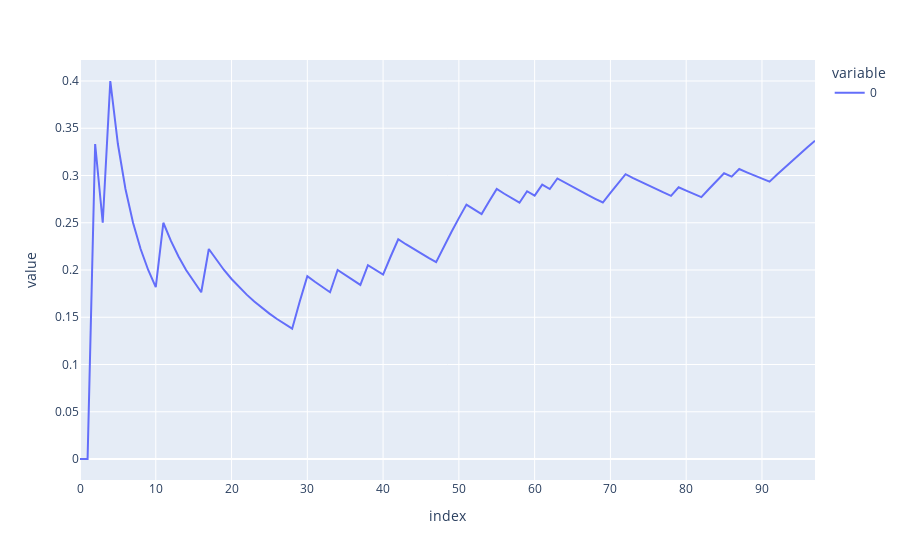

The code cell stored with this chart in its notebook:
### Code cell
px.line((df.Alvo == df.Predictions).astype('int').cumsum()/((df.Alvo == df.Predictions).index + 1))

### Figure 1 — Plotly figure (JSON) as saved in the notebook; plotly's stock layout.template omitted (floating-point values rounded to 4 significant figures)
{"data": [{"hovertemplate": "variable=0<br>index=%{x}<br>value=%{y}<extra></extra>", "legendgroup": "0", "line": {"color": "#636efa", "dash": "solid"}, "marker": {"symbol": "circle"}, "mode": "lines", "name": "0", "orientation": "v", "showlegend": true, "type": "scatter", "x": [0, 1, 2, 3, 4, 5, 6, 7, 8, 9, 10, 11, 12, 13, 14, 15, 16, 17, 18, 19, 20, 21, 22, 23, 24, 25, 26, 27, 28, 29, 30, 31, 32, 33, 34, 35, 36, 37, 38, 39, 40, 41, 42, 43, 44, 45, 46, 47, 48, 49, 50, 51, 52, 53, 54, 55, 56, 57, 58, 59, 60, 61, 62, 63, 64, 65, 66, 67, 68, 69, 70, 71, 72, 73, 74, 75, 76, 77, 78, 79, 80, 81, 82, 83, 84, 85, 86, 87, 88, 89, 90, 91, 92, 93, 94, 95, 96, 97], "xaxis": "x", "y": [0, 0, 0.3333, 0.25, 0.4, 0.3333, 0.2857, 0.25, 0.2222, 0.2, 0.1818, 0.25, 0.2308, 0.2143, 0.2, 0.1875, 0.1765, 0.2222, 0.2105, 0.2, 0.1905, 0.1818, 0.1739, 0.1667, 0.16, 0.1538, 0.1481, 0.1429, 0.1379, 0.1667, 0.1935, 0.1875, 0.1818, 0.1765, 0.2, 0.1944, 0.1892, 0.1842, 0.2051, 0.2, 0.1951, 0.2143, 0.2326, 0.2273, 0.2222, 0.2174, 0.2128, 0.2083, 0.2245, 0.24, 0.2549, 0.2692, 0.2642, 0.2593, 0.2727, 0.2857, 0.2807, 0.2759, 0.2712, 0.2833, 0.2787, 0.2903, 0.2857, 0.2969, 0.2923, 0.2879, 0.2836, 0.2794, 0.2754, 0.2714, 0.2817, 0.2917, 0.3014, 0.2973, 0.2933, 0.2895, 0.2857, 0.2821, 0.2785, 0.2875, 0.284, 0.2805, 0.2771, 0.2857, 0.2941, 0.3023, 0.2989, 0.3068, 0.3034, 0.3, 0.2967, 0.2935, 0.3011, 0.3085, 0.3158, 0.3229, 0.3299, 0.3367], "yaxis": "y"}], "layout": {"legend": {"title": {"text": "variable"}, "tracegroupgap": 0}, "margin": {"t": 60}, "xaxis": {"anchor": "y", "domain": [0, 1], "title": {"text": "index"}}, "yaxis": {"anchor": "x", "domain": [0, 1], "title": {"text": "value"}}}}
